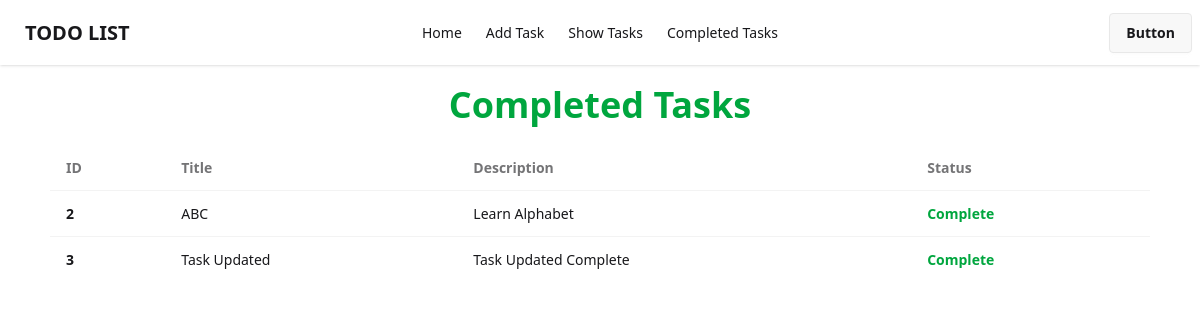
The page /completed_tasks/ on the database as committed earlier.
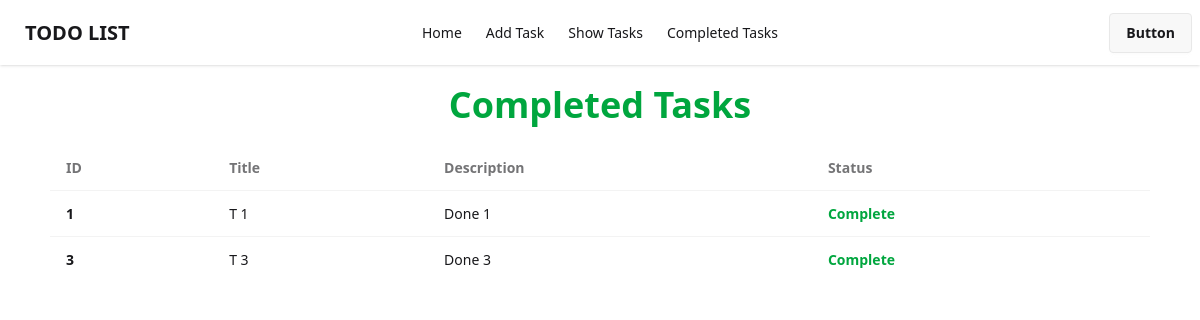
The same page on the database as committed later.
### todo_app/models.py (models this page shows)
class TodoListModel(models.Model):
    id = models.IntegerField(primary_key=True)
    title = models.CharField(max_length=20)
    description = models.CharField(max_length=50)
    status = models.BooleanField(default=False)

### todo_app/views.py (the view)
# urls.py: path("completed_tasks/", views.CompletedTasksView.as_view(), name="completed_tasks"),
class CompletedTasksView(ListView):
    model = TodoListModel
    template_name = 'completed_tasks.html'
    context_object_name = 'data'
    def get_queryset(self):
        return TodoListModel.objects.filter(status=True)

### todo_app/templates/completed_tasks.html (shortened to what this page needs)
{% extends "base.html" %}
{% block body %}
<h1 class="text-4xl text-green-600 font-bold my-5 text-center">Completed Tasks</h1>
<div class="w-11/12 mx-auto">
    <div class="overflow-x-auto">
        <table class="table">
          <thead>
            <tr>
              <th>ID</th>
              <th>Title</th>
              <th>Description</th>
              <th>Status</th>
            </tr>
          </thead>
          <tbody>
            {% for task in data %}
            <tr class="hover:bg-base-300">
                <th>{{task.id}}</th>
                <td>{{task.title}}</td>
                <td>{{task.description}}</td>
                <td>
                    {% if task.status %}
                        <span class="text-green-600 font-bold">Complete</span>
                    {% else %}
                        <span class="text-red-600 font-bold">Incomplete</span>
                    {% endif %}
                </td>
            </tr>
            {% endfor %}
          </tbody>
        </table>
    </div>
</div>
{% endblock %}

### todo_app/templates/base.html (shortened to what this page needs)
<!DOCTYPE html>
<html lang="en">
<head>
    <link href="https://cdn.jsdelivr.net/npm/daisyui@5" rel="stylesheet" type="text/css" />
    <script src="https://cdn.jsdelivr.net/npm/@tailwindcss/browser@4"></script>
</head>
<body>
    <div class="navbar bg-base-100 shadow-sm">
        <div class="navbar-start">
          <a class="btn btn-ghost text-xl">TODO LIST</a>
        </div>
        <div class="navbar-center hidden lg:flex">
          <ul class="menu menu-horizontal px-1">
            <li><a href="{% url 'homepage' %}">Home</a></li>
            <li><a href="{% url 'add_task' %}">Add Task</a></li>
            <li><a href="{% url 'show_tasks' %}">Show Tasks</a></li>
            <li><a href="{% url 'completed_tasks' %}">Completed Tasks</a></li>
          </ul>
        </div>
        <div class="navbar-end">
          <a class="btn">Button</a>
        </div>
    </div>
    {% block body %}{% endblock %}
</body>
</html>

Rows that differ between the two databases and show on the page:
no longer on this page (row edited): TodoListModel: id "2", title "ABC", description "Learn Alphabet", status "Complete"
added TodoListModel: id "1", title "T 1", description "Done 1", status "Complete"
changed TodoListModel id 3: title "Task Updated" → "T 3"; description "Task Updated Complete" → "Done 3"
